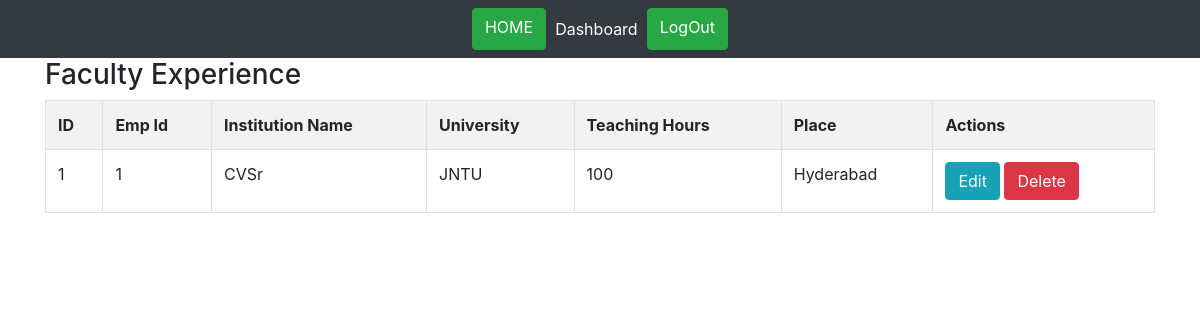
The page /index.php/faculty_experience on the database as committed earlier.
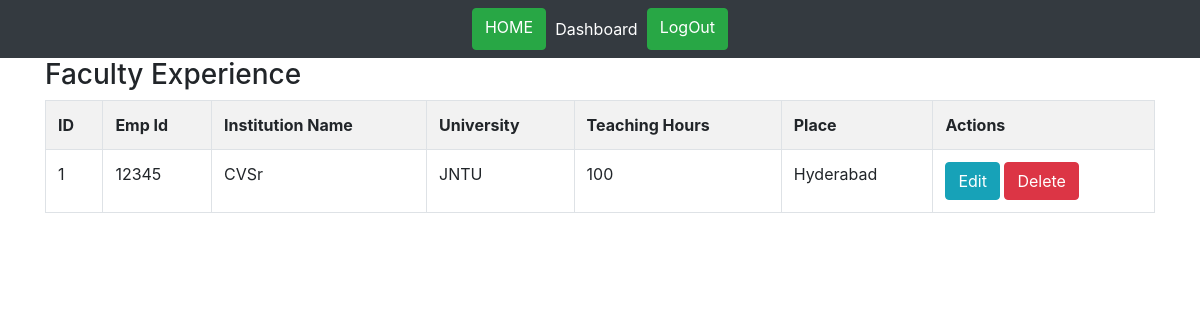
The same page on the database as committed later.
### tables this page shows
CREATE TABLE IF NOT EXISTS `faculty_experience` (
  `id` int(11) NOT NULL AUTO_INCREMENT,
  `emp_id` int(11) NOT NULL,
  `institution_name` varchar(100) NOT NULL,
  `university` varchar(100) NOT NULL,
  `teaching_hours` int(11) NOT NULL,
  `place` varchar(100) NOT NULL,
  PRIMARY KEY (`id`)
);

### application/controllers/Faculty_experience.php (called while the page is built, shortened)
<?php
class Faculty_experience extends CI_Controller{
    function __construct()
    {
        $this->load->model('Faculty_experience_model');
    }
    function index()
    {
        $data['faculty_experience'] = $this->Faculty_experience_model->get_all_faculty_experience();
        $data['heading'] = 'Faculty Experience';
        $data['_view'] = 'faculty_experience/index';
        $this->load->view('layouts/main',$data);
    }
}

### index.php (called while the page is built, shortened)
<?php
require_once BASEPATH.'core/CodeIgniter.php';

### application/models/Faculty_experience_model.php (called while the page is built, shortened)
<?php
class Faculty_experience_model extends CI_Model
{
    function get_all_faculty_experience()
    {
        $this->db->order_by('id', 'desc');
        return $this->db->get('faculty_experience')->result_array();
    }
}

### application/views/faculty_experience/index.php (the view)
<table class="table table-striped table-bordered">
    <tr>
		<th>ID</th>
		<th>Emp Id</th>
		<th>Institution Name</th>
		<th>University</th>
		<th>Teaching Hours</th>
		<th>Place</th>
		<th>Actions</th>
    </tr>
	<?php foreach($faculty_experience as $f){ ?>
    <tr>
		<td><?php echo $f['id']; ?></td>
		<td><?php echo $f['emp_id']; ?></td>
		<td><?php echo $f['institution_name']; ?></td>
		<td><?php echo $f['university']; ?></td>
		<td><?php echo $f['teaching_hours']; ?></td>
		<td><?php echo $f['place']; ?></td>
		<td>
            <a href="<?php echo site_url('faculty_experience/edit/'.$f['id']); ?>" class="btn btn-info btn-xs">Edit</a>
            <a href="<?php echo site_url('faculty_experience/remove/'.$f['id']); ?>" class="btn btn-danger btn-xs">Delete</a>
        </td>
    </tr>
	<?php } ?>
</table>

Rows that differ between the two databases and show on the page:
changed faculty_experience "CVSr": emp "1" → "12345"
